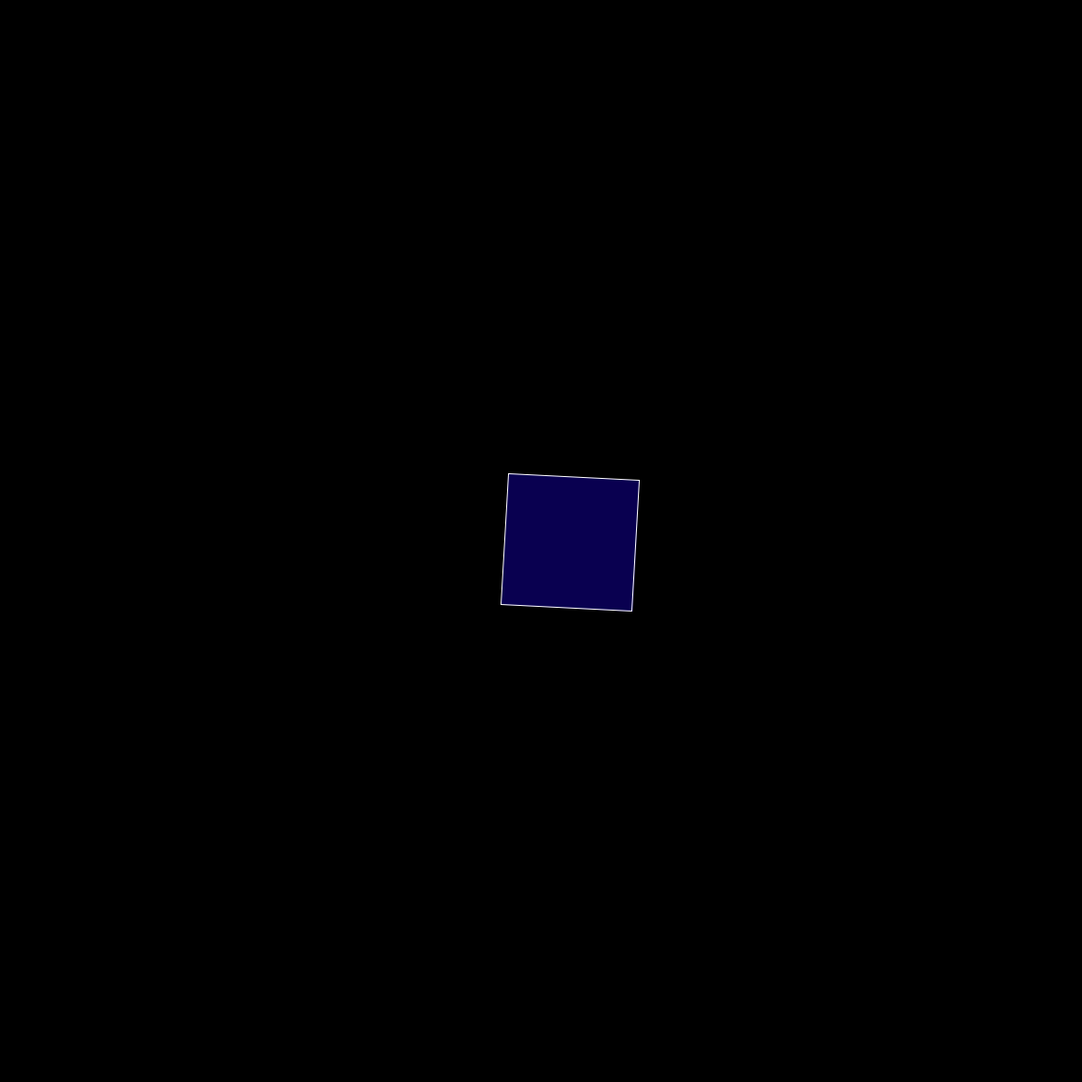
Frame 1 (no input)
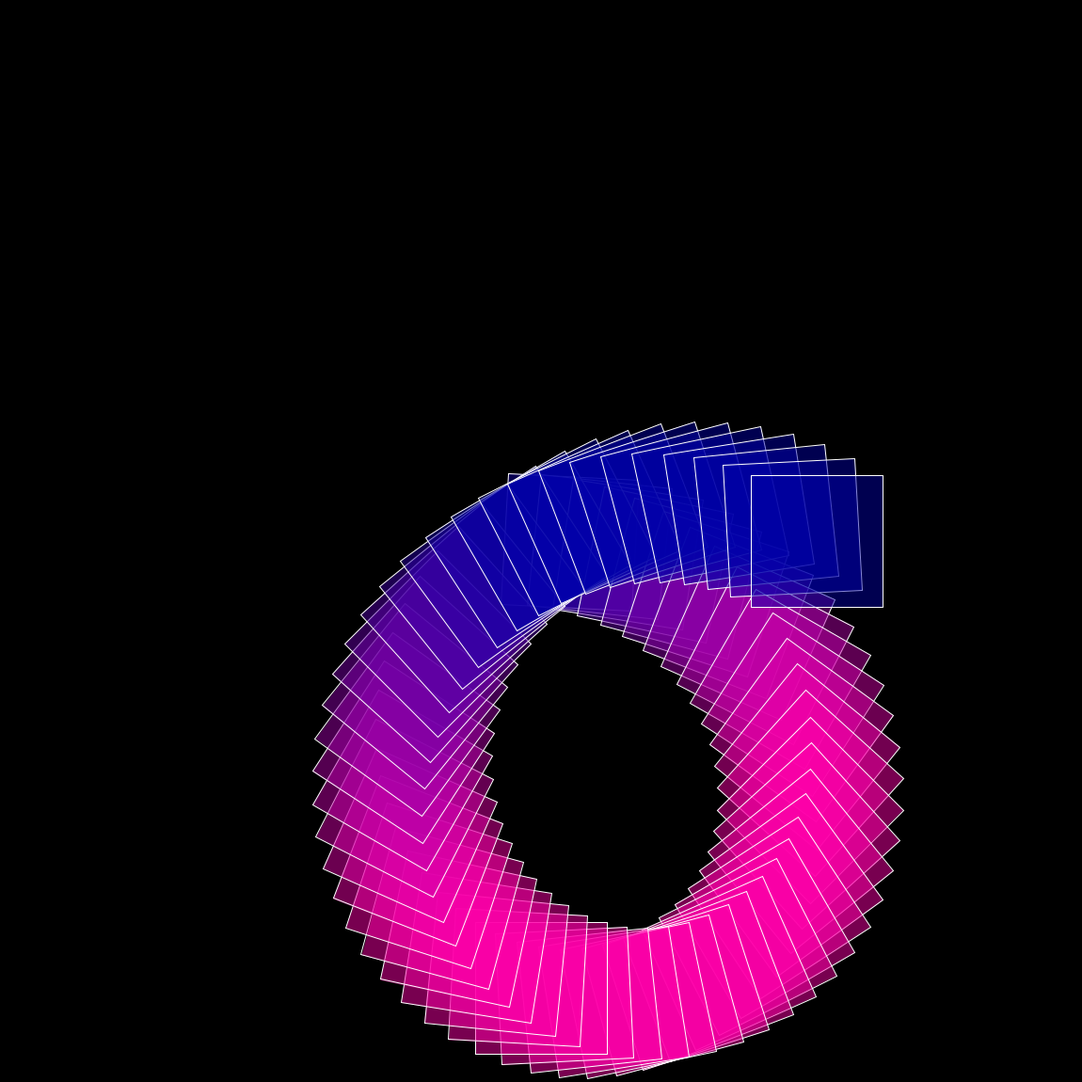
Frame 60 (the mouse pressed at the canvas centre just before this capture)
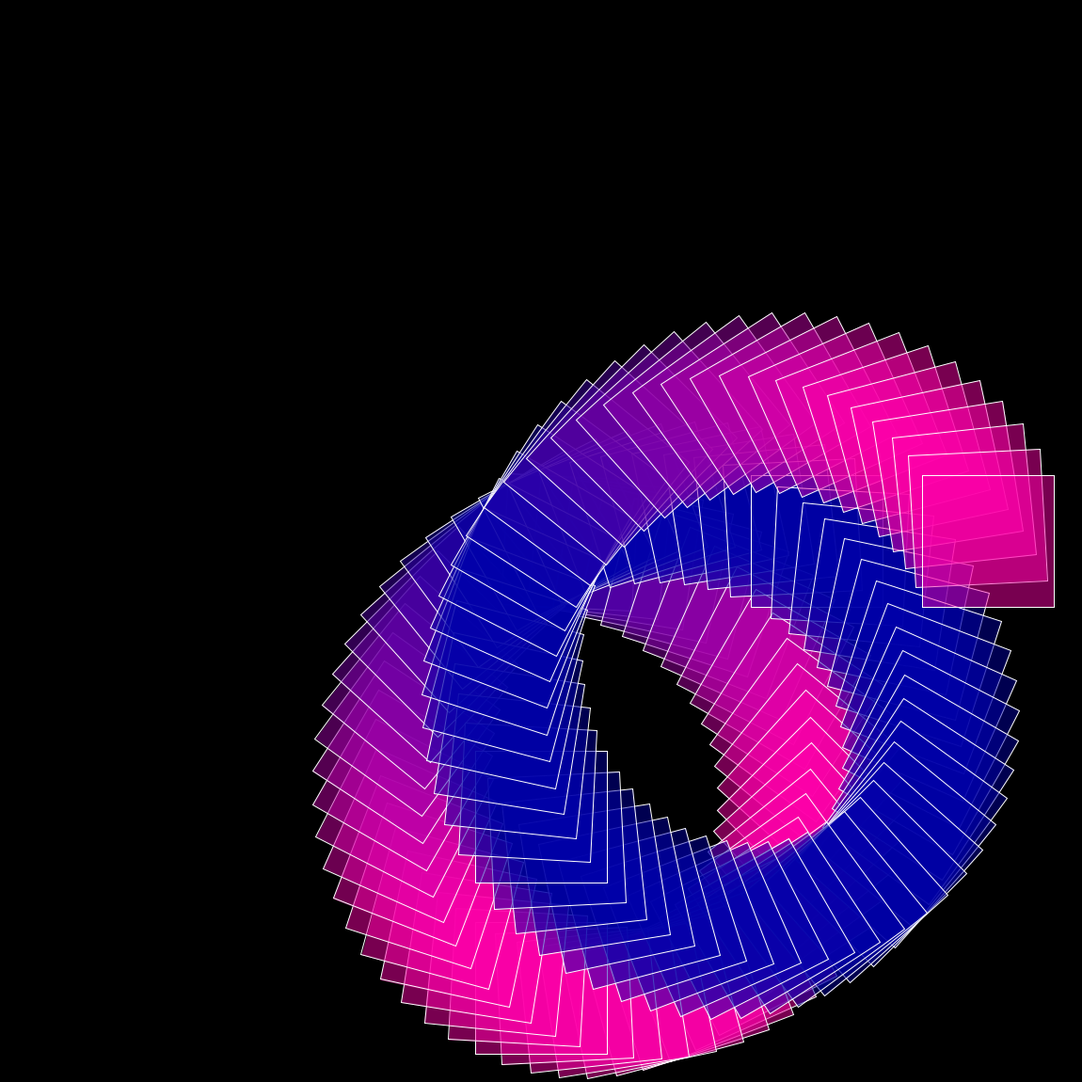
Frame 120 (the mouse held since frame 60 and released just before this capture)

The Processing sketch that drew these frames (run headless with seeded random() and noise(); from frame 60 on, the mouse is pressed at the canvas centre):

// Processing sketch: oscilliation_pattern
// ── oscilliation_pattern.pde
int y = 0;
float angle = 0;
float amplitude = 500;
float period = 100;

void setup() {
  size(1150,1150);
  background(0);
  rectMode(CENTER);
}

void draw() {
  angle += 3;
  
  translate(width/2,height/2);
  rotate(radians(angle)); 
  float x = amplitude*sin((frameCount/period)*TWO_PI);
  
  
  float rColor = x/1.5;
  float gColor = y/1.5;
  float bColor = 170;
  stroke(255);
  //noStroke();
  fill(rColor, gColor, bColor,120);
  rect(x, 0, 140, 140);
  

}
